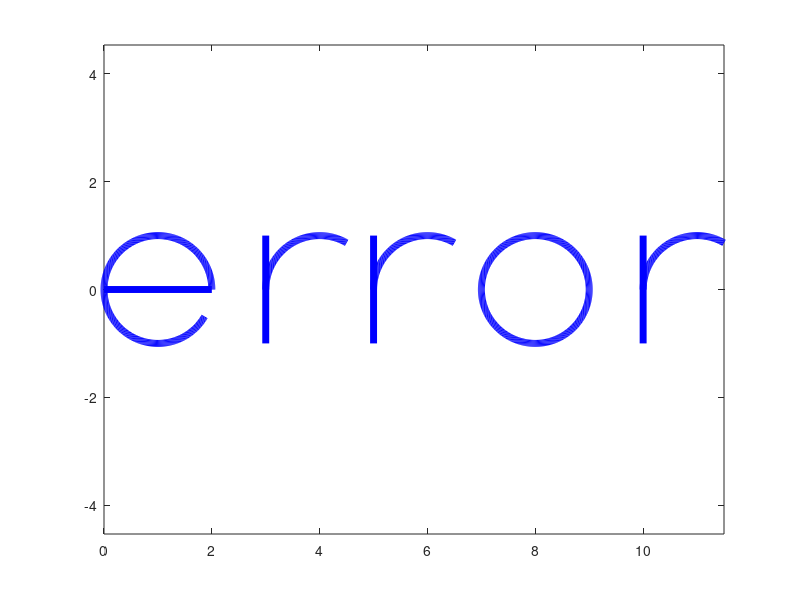

The MATLAB script that drew this image:
function error_plot
theta=0:330;
phi=60:180;
beta=0:360;
x0=1; y0=0;
x=x0+cosd(theta); y=y0+sind(theta);
plot(x,y,'color','b','linewidth',5);
hold on;
x=[0 2]; y=[0 0];
plot(x,y,'color','b','linewidth',5);

x=[3 3];
y=[-1 1];
plot(x,y,'color','b','linewidth',5);
x0=4; y0=0;
x=x0+cosd(phi); y=y0+sind(phi);
plot(x,y,'color','b','linewidth',5);

x=[5 5];
y=[-1 1];
plot(x,y,'color','b','linewidth',5);
x0=6; y0=0;
x=x0+cosd(phi); y=y0+sind(phi);
plot(x,y,'color','b','linewidth',5);

x0=8; y0=0;
x=x0+cosd(beta); y=y0+sind(beta);
plot(x,y,'color','b','linewidth',5);

x=[10 10];
y=[-1 1];
plot(x,y,'color','b','linewidth',5);
x0=11; y0=0;
x=x0+cosd(phi); y=y0+sind(phi);
plot(x,y,'color','b','linewidth',5);

axis equal;
end